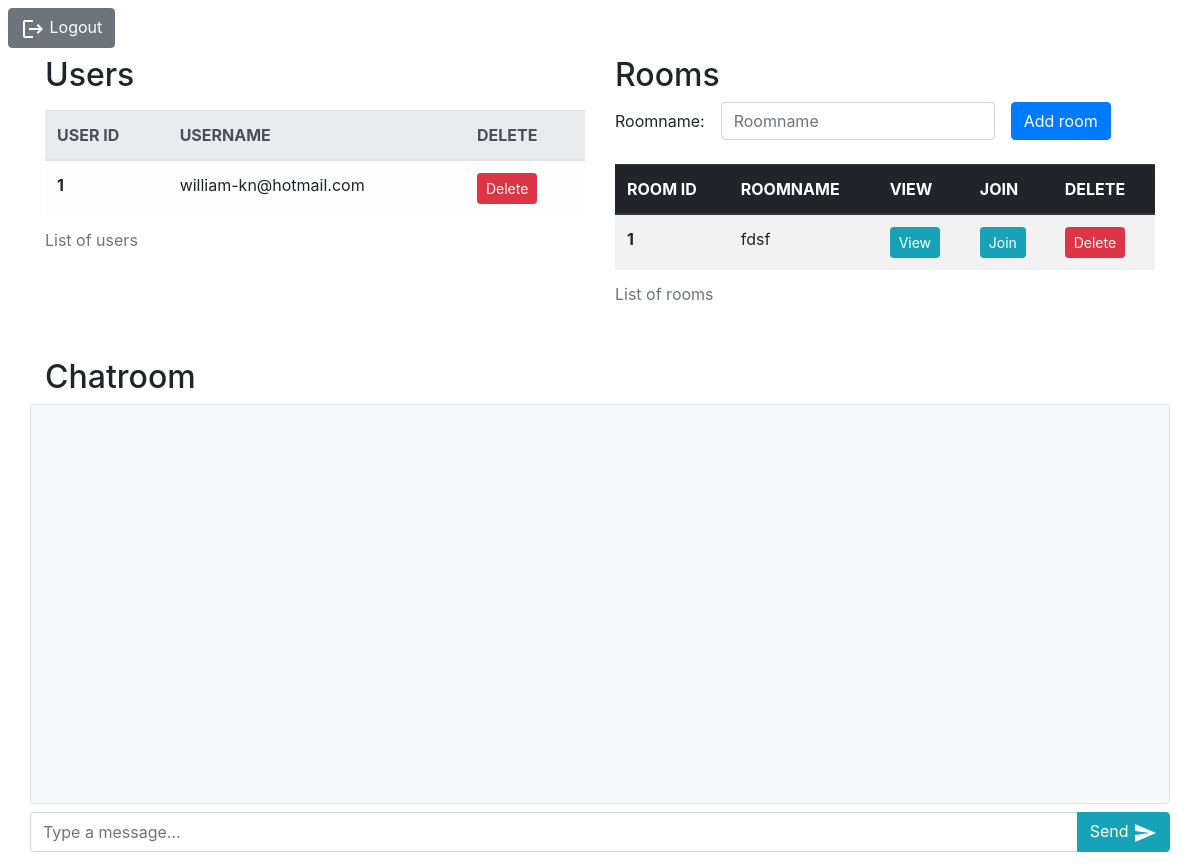
Page /api/rooms on the earlier database version.
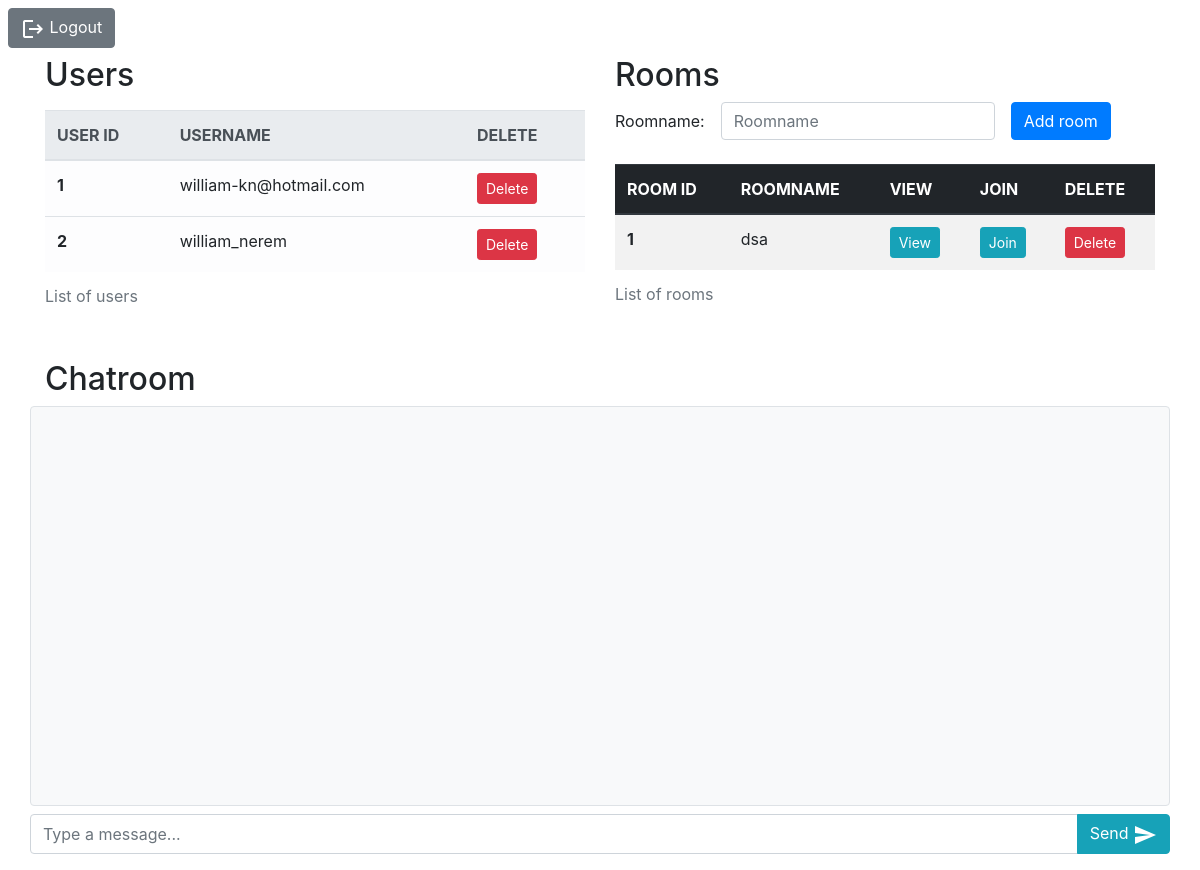
Same page on the later database version.
### app.py (models this page shows, shortened)
class UserModel(db.Model):
    user_id = db.Column(db.Integer, primary_key=True)
    username = db.Column(db.String(30), nullable=False)

class RoomModel(db.Model):
    room_id = db.Column(db.Integer, primary_key=True)
    roomname = db.Column(db.String(30), nullable=False)

### app.py (the view)
@app.route("/api/rooms", methods=['GET', 'POST'])
def addroom():
    global listRoom
    global listRoomUser
    if request.method == 'POST':
        name=request.form['roomname']
        room_id=RoomModel(roomname=name)
        room = RoomModel(room_id=room_id.room_id, roomname=name)
        db.session.add(room)
        db.session.commit()
        listRoom.append(room.room_id)
        listRoomUser.append([])
        return render_template('index.html', uservalues=UserModel.query.all(), roomvalues=RoomModel.query.all(), messages=listOfMessages)
    else: return render_template('index.html', uservalues=UserModel.query.all(), roomvalues=RoomModel.query.all(), messages=listOfMessages)

### templates/index.html (shortened to what the changed rows need)
<!DOCTYPE html>
<html lang="en">
<head>
    <link rel="stylesheet" href="https://maxcdn.bootstrapcdn.com/bootstrap/4.0.0/css/bootstrap.min.css"
>
</head>
<body>
    <div class="container">
        <div class="row mb-4">
            <div class="col-sm">
                <h2>
                    Users
                </h2>
                <table class="table table-light mt-3">
                    <caption>List of users</caption>
                    <thead class="thead-light">
                        <tr>
                            <th scope="col">USER ID</th>
                            <th scope="col">USERNAME</th>
                            <th scope="col">DELETE</th>
                        </tr>
                    </thead>
                    <tbody>
                        {% for item in uservalues %}
                        <tr>
                            <th scope="row">{{item.user_id}}</th>
                            <td>{{item.username}}</td>
                            <td>
                                <form action="/api/user/{{item.user_id}}">
                                    <button class="btn btn-danger btn-sm" type="submit">Delete</button>
                                </form>
                            </td>
                        </tr>
                        {% endfor %}
                    </tbody>
                </table>
            </div>
            <div class="col-sm">
                <h2>
                    Rooms
                </h2>
                <table class="table table-striped mt-3">
                    <caption>List of rooms</caption>
                    <thead class="thead-dark">
                        <tr>
                            <th scope="col">ROOM ID</th>
                            <th scope="col">ROOMNAME</th>
                            <th scope="col">VIEW</th>
                            <th scope="col">JOIN</th>
                            <th scope="col">DELETE</th>
                        </tr>
                    </thead>
                    <tbody>
                        {% for item in roomvalues %}
                        <tr>
                            <th scope="row">{{item.room_id}}</th>
                            <td>{{item.roomname}}</td>
                            <td>
                                <form action="/api/room/{{item.room_id}}">
                                    <button class="btn btn-info btn-sm" type="submit">View</button>
                                </form>
                            </td>
                            <td>
                                <form action="/api/room/{{item.room_id}}/users">
                                    <button class="btn btn-info btn-sm" type="submit">Join</button>
                                </form>
                            </td>
                            <td>
                                <form action="/api/roomdelete/{{item.room_id}}">
                                    <button class="btn btn-danger btn-sm" type="submit">Delete</button>
                                </form>
                            </td>
                        </tr>
                        {% endfor %}
                    </tbody>
                </table>
            </div>
        </div>
        <h2>
            Chatroom
        </h2>
    </div>
</body>
</html>

Differences in the rows shown:
added UserModel: user_id "2", username "william_nerem"
changed RoomModel id 1: roomname "fdsf" → "dsa"
